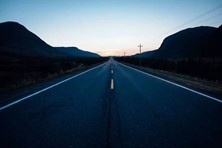
#> input picture task4/data/test.jpg, 222 x 148 px
$ python canny_auto.py   (older library calls are emulated)
#> lines starting #> are read from the running program, lines starting #| are printed output that depends on the picture; after the words box and inside, x2 and y2 are one past the last pixel; in counts of white or black regions, pixels touching at a corner belong together
# writer：wojianxinygcl@163.com
# date  ：2020.3.20
import cv2
import numpy as np
import matplotlib.pyplot as plt


def Canny(img):
    # Gray scale
    def BGR2GRAY(img):
        b = img[:, :, 0].copy()
        g = img[:, :, 1].copy()
        r = img[:, :, 2].copy()

        # Gray scale
        out = 0.2126 * r + 0.7152 * g + 0.0722 * b
        out = out.astype(np.uint8)

        return out

    # Gaussian filter for grayscale
    def gaussian_filter(img, K_size=3, sigma=1.4):

        if len(img.shape) == 3:
            H, W, C = img.shape
            gray = False
        else:
            img = np.expand_dims(img, axis=-1)
            H, W, C = img.shape
            gray = True

        ## Zero padding
        pad = K_size // 2 # // "表示整数除法
        out = np.zeros([H + pad * 2, W + pad * 2, C], dtype=np.float)
        out[pad: pad + H, pad: pad + W] = img.copy().astype(np.float)

        ## prepare Kernel
        K = np.zeros((K_size, K_size), dtype=np.float)
        for x in range(-pad, -pad + K_size):
            for y in range(-pad, -pad + K_size):
                K[y + pad, x + pad] = np.exp(- (x ** 2 + y ** 2) / (2 * sigma * sigma))
        # K /= (sigma * np.sqrt(2 * np.pi))
        K /= (2 * np.pi * sigma * sigma)
        K /= K.sum()

        tmp = out.copy()

        # filtering
        for y in range(H):
            for x in range(W):
                for c in range(C):
                    out[pad + y, pad + x, c] = np.sum(K * tmp[y: y + K_size, x: x + K_size, c])

        out = np.clip(out, 0, 255)
        out = out[pad: pad + H, pad: pad + W]
        out = out.astype(np.uint8)

        if gray:
            out = out[..., 0]

        return out

    # sobel filter
    def sobel_filter(img, K_size=3):
        if len(img.shape) == 3:
            H, W, C = img.shape
        else:
            H, W = img.shape

        # Zero padding
        pad = K_size // 2
        out = np.zeros((H + pad * 2, W + pad * 2), dtype=np.float)
        out[pad: pad + H, pad: pad + W] = img.copy().astype(np.float)
        tmp = out.copy()

        out_v = out.copy()
        out_h = out.copy()

        ## Sobel vertical
        Kv = [[1., 2., 1.], [0., 0., 0.], [-1., -2., -1.]]
        ## Sobel horizontal
        Kh = [[1., 0., -1.], [2., 0., -2.], [1., 0., -1.]]

        # filtering
        for y in range(H):
            for x in range(W):
                out_v[pad + y, pad + x] = np.sum(Kv * (tmp[y: y + K_size, x: x + K_size]))
                out_h[pad + y, pad + x] = np.sum(Kh * (tmp[y: y + K_size, x: x + K_size]))

        out_v = np.clip(out_v, 0, 255)
        out_h = np.clip(out_h, 0, 255)

        out_v = out_v[pad: pad + H, pad: pad + W]
        out_v = out_v.astype(np.uint8)
        out_h = out_h[pad: pad + H, pad: pad + W]
        out_h = out_h.astype(np.uint8)

        return out_v, out_h

    # get edge strength and edge angle
    def get_edge_angle(fx, fy):
        # get edge strength
        edge = np.sqrt(np.power(fx.astype(np.float32), 2) + np.power(fy.astype(np.float32), 2))
        edge = np.clip(edge, 0, 255)

        # make sure the denominator is not 0
        fx = np.maximum(fx, 1e-10)
        # fx[np.abs(fx) <= 1e-5] = 1e-5

        # get edge angle
        angle = np.arctan(fy / fx)

        return edge, angle

    # 将角度量化为0°、45°、90°、135°
    def angle_quantization(angle):
        angle = angle / np.pi * 180
        angle[angle < -22.5] = 180 + angle[angle < -22.5]
        _angle = np.zeros_like(angle, dtype=np.uint8)
        _angle[np.where(angle <= 22.5)] = 0
        _angle[np.where((angle > 22.5) & (angle <= 67.5))] = 45
        _angle[np.where((angle > 67.5) & (angle <= 112.5))] = 90
        _angle[np.where((angle > 112.5) & (angle <= 157.5))] = 135

        return _angle

    def non_maximum_suppression(angle, edge):
        H, W = angle.shape
        _edge = edge.copy()

        for y in range(H):
            for x in range(W):
                if angle[y, x] == 0:
                    dx1, dy1, dx2, dy2 = -1, 0, 1, 0
                elif angle[y, x] == 45:
                    dx1, dy1, dx2, dy2 = -1, 1, 1, -1
                elif angle[y, x] == 90:
                    dx1, dy1, dx2, dy2 = 0, -1, 0, 1
                elif angle[y, x] == 135:
                    dx1, dy1, dx2, dy2 = -1, -1, 1, 1
                # 边界处理
                if x == 0:
                    dx1 = max(dx1, 0)
                    dx2 = max(dx2, 0)
                if x == W - 1:
                    dx1 = min(dx1, 0)
                    dx2 = min(dx2, 0)
                if y == 0:
                    dy1 = max(dy1, 0)
                    dy2 = max(dy2, 0)
                if y == H - 1:
                    dy1 = min(dy1, 0)
                    dy2 = min(dy2, 0)
                # 如果不是最大值，则将这个位置像素值置为0
                if max(max(edge[y, x], edge[y + dy1, x + dx1]), edge[y + dy2, x + dx2]) != edge[y, x]:
                    _edge[y, x] = 0

        return _edge

    # 滞后阈值处理二值化图像
    # > HT 的设为255，< LT 的设置0，介于它们两个中间的值，使用8邻域判断法
    def hysterisis(edge, HT=100, LT=30):
        H, W = edge.shape

        # Histeresis threshold
        edge[edge >= HT] = 255
        edge[edge <= LT] = 0

        _edge = np.zeros((H + 2, W + 2), dtype=np.float32)
        _edge[1: H + 1, 1: W + 1] = edge

        ## 8 - Nearest neighbor
        nn = np.array(((1., 1., 1.), (1., 0., 1.), (1., 1., 1.)), dtype=np.float32)

        for y in range(1, H + 2):
            for x in range(1, W + 2):
                if _edge[y, x] < LT or _edge[y, x] > HT:
                    continue
                if np.max(_edge[y - 1:y + 2, x - 1:x + 2] * nn) >= HT:
                    _edge[y, x] = 255
                else:
                    _edge[y, x] = 0

        edge = _edge[1:H + 1, 1:W + 1]

        return edge

    # grayscale
    gray = BGR2GRAY(img)

    # gaussian filtering
    gaussian = gaussian_filter(gray, K_size=5, sigma=1.4)

    # sobel filtering
    fy, fx = sobel_filter(gaussian, K_size=3)

    # get edge strength, angle
    edge, angle = get_edge_angle(fx, fy)

    # angle quantization
    angle = angle_quantization(angle)

    # non maximum suppression
    edge = non_maximum_suppression(angle, edge)

    # hysterisis threshold
    out = hysterisis(edge, 80, 20)

    return out


if __name__ == '__main__':
    # Read image
    img = cv2.imread("./data/test.jpg").astype(np.float32)

    # Canny
    edge = Canny(img)
#> in BGR2GRAY, `b = img[:, :, 0].copy()`:
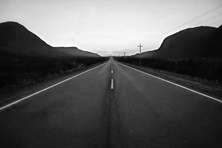
#> b: shape (148, 222) float32; min 3, max 255, mean 90.7
#> after the loop in gaussian_filter, `for y in range(H):`:
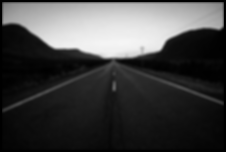
#> out: shape (152, 226, 1) float64; min 0, max 246.1, mean 66.8
#> after the loop in sobel_filter, `for y in range(H):`:
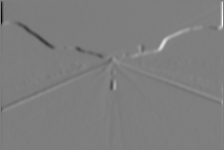
#> out_h: shape (150, 224) float64; min -567, max 577, mean 0; drawn with min black and max white
#> after the loop in sobel_filter, `for y in range(H):`:
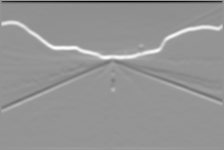
#> out_v: shape (150, 224) float64; min -640, max 462, mean 2.6; drawn with min black and max white
#> in Canny, `angle = angle_quantization(angle)`:
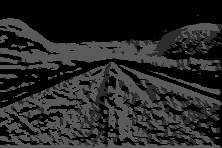
#> angle: shape (148, 222); min 0, max 90, mean 38.9
#> in hysterisis, `edge[edge >= HT] = 255`: edge: shape (148, 222) float32; min 0, max 255, mean 8.8
#> in hysterisis, `edge[edge <= LT] = 0`: edge: shape (148, 222) float32; min 0, max 255, mean 7.6
#> after the loop in hysterisis, `for y in range(1, H + 2):`:
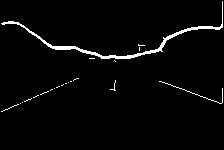
#> _edge: shape (150, 224) float32; 2.7% white; 21 white regions (19 under 20 px), largest, box (x1, y1, x2, y2) and area: (1, 1, 223, 59) 739, (159, 81, 223, 104) 78
#> in hysterisis, `edge = _edge[1:H + 1, 1:W + 1]`:
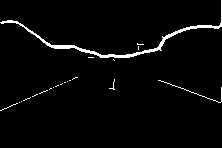
#> edge: shape (148, 222) float32; 2.8% white; 21 white regions (19 under 20 px), largest, box (x1, y1, x2, y2) and area: (0, 0, 222, 58) 739, (158, 80, 222, 103) 78

    out = edge.astype(np.uint8)

    # Save result
    cv2.imwrite("./data/canny_auto.jpg", out)
    cv2.imshow("result", out)
    cv2.waitKey(0)
    cv2.destroyAllWindows()

$ run again, with task4/data/sobel_image.jpg copied over task4/data/test.jpg
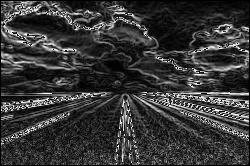
#> input picture task4/data/sobel_image.jpg, 250 x 166 px
#> after the loop in hysterisis, `for y in range(1, H + 2):`:
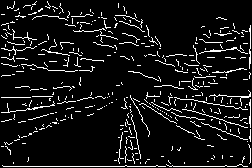
#> _edge: shape (168, 252) float32; 8.4% white in thin lines or dots
#> in hysterisis, `edge = _edge[1:H + 1, 1:W + 1]`:
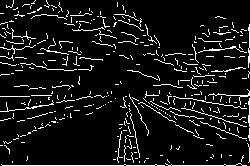
#> edge: shape (166, 250) float32; 8.6% white in thin lines or dots
